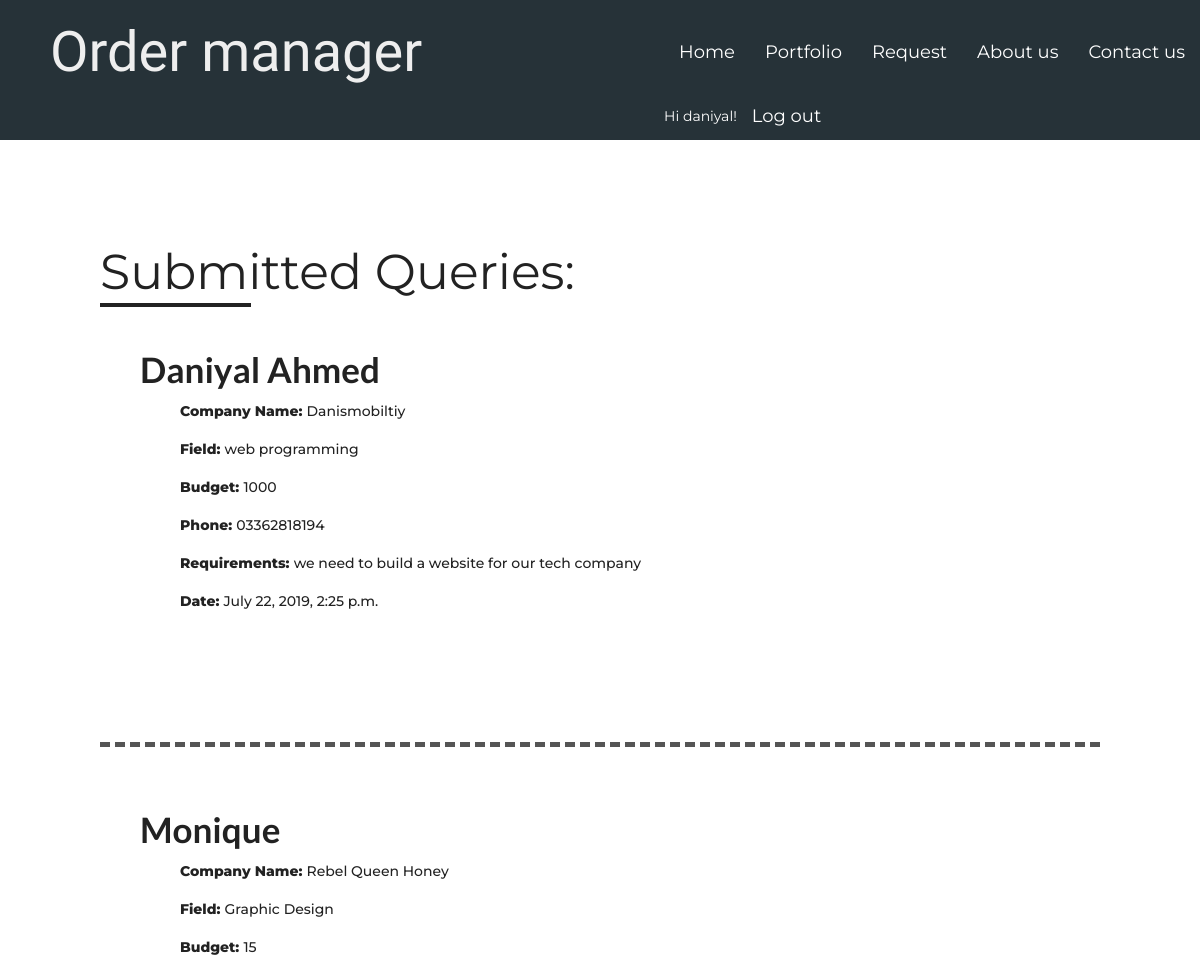
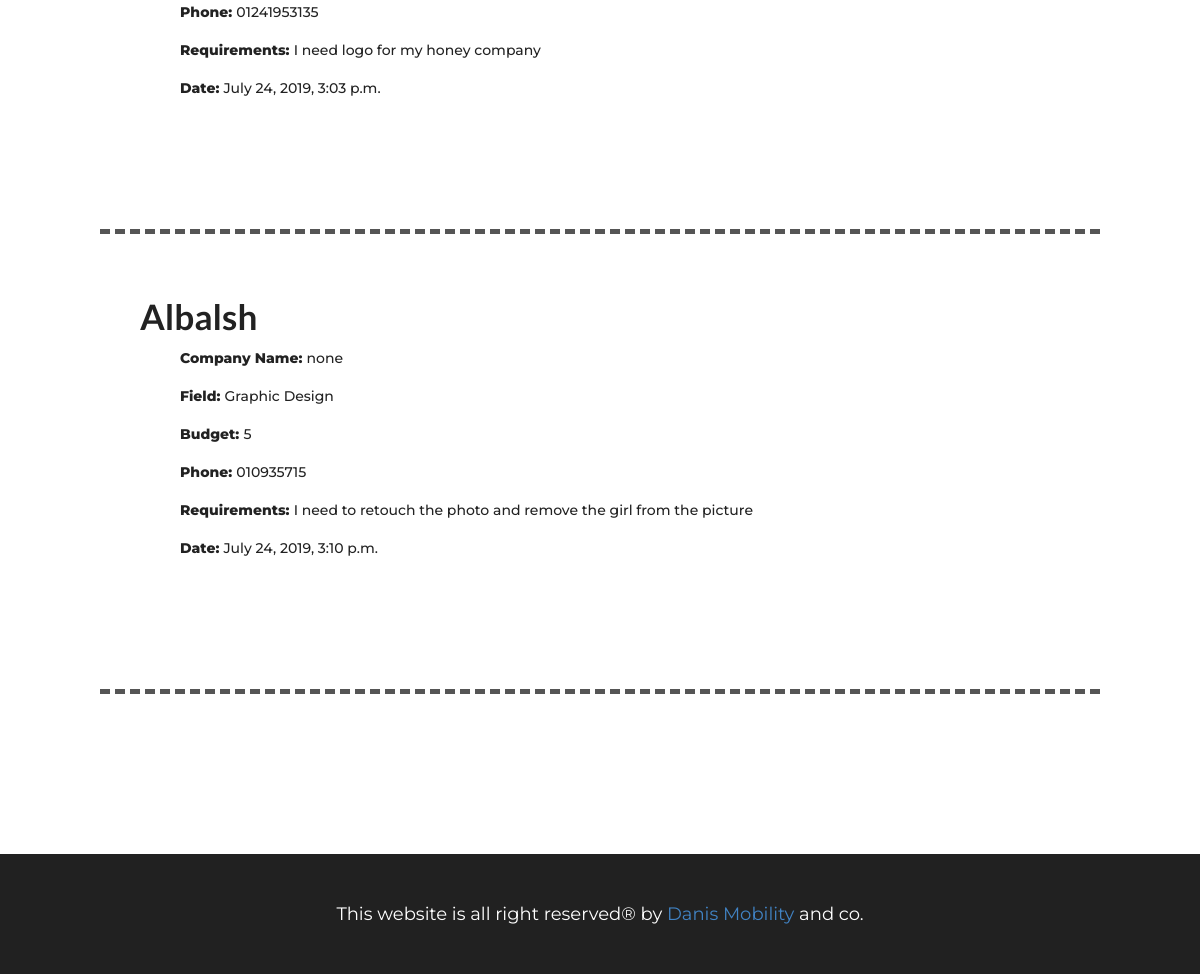
The app's page / (signed in) with its own data (2 pictures, top to bottom).
### contact/models.py (models this page shows, shortened)
class data(models.Model):
    name = models.CharField(max_length=64)
    company = models.CharField(max_length=100)
    field = models.CharField(max_length=64)
    budget = models.SmallIntegerField()
    phone = models.BigIntegerField()
    requirements = models.TextField()
    date = models.DateTimeField(auto_now_add=True)

### contact/views.py (the view)
# urls.py: path('',homeView.as_view(),name="home"),
class homeView(LoginRequiredMixin,ListView):
    model = data
    template_name = "list.html"
    context_object_name = 'datas'
    login_url = 'login'

### contact/templates/list.html (shortened to what this page needs)
{% extends 'base.html' %}
{% block body %}
    <h1 id="head">Submitted Queries:<hr></h1>
    {% for info in datas %}
    <ul id="section">
        <li><a href="{% url 'detail' info.pk %}"><h2> {{ info.name }}</h2></a></li>
        <li>Company Name: <a href="#">{{ info.company }}</a></li>
        <li>Field: <a href="#">{{ info.field }}</a></li>
        <li>Budget: <a href="#">{{ info.budget }}</a></li>
        <li>Phone: <a href="#">0{{ info.phone }}</a></li>
        <li>Requirements: <a href="#">{{ info.requirements }}</a></li>
        <li>Date: <a href="#">{{ info.date }}</a></li>
    </ul>
    {% empty %}
    <i id="entrynotfound" class="material-icons">error_outline</i>
    <h1 align="center" id="nothing">There is nothing data found in Database.</h1>
    {% endfor %}
{% endblock body %}

### contact/templates/base.html (shortened to what this page needs)
{% load static %}
<!DOCTYPE html>
<html lang="en">
<head>
    <link rel="stylesheet" href="{% static 'css/style.css' %}"/>
    <link rel="stylesheet" href="https://cdnjs.cloudflare.com/ajax/libs/materialize/1.0.0/css/materialize.min.css">
    <link rel="stylesheet" type="text/css" href="https://cdnjs.cloudflare.com/ajax/libs/semantic-ui/2.4.1/semantic.min.css">
</head>
<body>
     <header >
<nav class="nav-wrapper">
        <span id="logo"><a href="{% url 'home' %}" class="brand-logo">Order manager</a></span>
            <ul id="nav-mobile" class="right hide-on-med-and-down">
                <li><a href="{% url 'home' %}">Home</a></li>
                <li><a href="{% url 'portfolio' %}">Portfolio</a></li>
                <li><a href="{% url 'create' %}">Request</a></li>
                <li><a href="#">About us</a></li>
                <li><a href="{% url 'create' %}">Contact us</a></li>
                {% if user.is_authenticated %}<br>
            <li align="right">Hi {{ user.username }}!</li>
            <li><a href="{% url 'logout' %}">Log out</a></li>
            {% else %}
            <li><p>You are not logged in.</p></li>
            <a href="{% url 'login' %}">Log In</a>
            {% endif %}
            </ul>
        </nav>
    </header>
    <main id="head">
        {% block body %}
        {% endblock body %}
    </main>
    <footer>
    This website is all right reserved&reg; by <a href="https://danismobility.blogspot.com" target="_blank">Danis Mobility</a> and co.
    </footer>
</body>
</html>

### contact/static/css/style.css (style rules this page uses)
* { padding:0px; margin:0px; font-family:Montserrat,Roboto; }
body { background: #fff; color:#fff ; }
#logo a { font-size:4em; font-family:'Shadows Into Light', cursive; text-decoration: none; color:#eee; padding-left:50px; }
h1 > hr { width:3em; border:2px solid #222; margin-bottom: 20px; }
nav { padding:20px 0px; padding-bottom: 120px; }
.nav-wrapper { background:#263238 ; }
.nav-wrapper ul li a { color:#fff; font-size:18px; }
main { width: 100%; margin:0 auto; padding:100px; background: #fff; color:#222; min-height: 88vh; }
main ul { list-style: none; min-height:50vh; }
#section { line-height: 38px; margin-bottom: 60px; border-bottom: 5px solid #555; border-bottom-style:dashed; padding-bottom:80px; }
main ul li h2 { font-size: 2.5em; margin-left: -40px; margin-bottom:20px; }
main ul li { margin-left:80px; font-weight: 800; }
main ul li a { color:#222; text-decoration: none; font-weight:500; }
main h1 { font-size:3.5em; margin-bottom:40px; font-family: montserrat; font-weight: 400; }
footer { padding:50px; background:#212121; color:#fff; width:100%; text-align: center; font-size:18px; }

### records on screen
data: name "Daniyal Ahmed", company "Danismobiltiy", field "web programming", budget "1000", phone "3362818194", requirements "we need to build a website for our tech company", date "July 22, 2019, 2:25 p.m."
data: name "Monique", company "Rebel Queen Honey", field "Graphic Design", budget "15", phone "1241953135", requirements "I need logo for my honey company", date "July 24, 2019, 3:03 p.m."
data: name "Albalsh", company "none", field "Graphic Design", budget "5", phone "10935715", requirements "I need to retouch the photo and remove the girl from the picture", date "July 24, 2019, 3:10 p.m."

### other values on screen
{{ user.username }} "daniyal"
